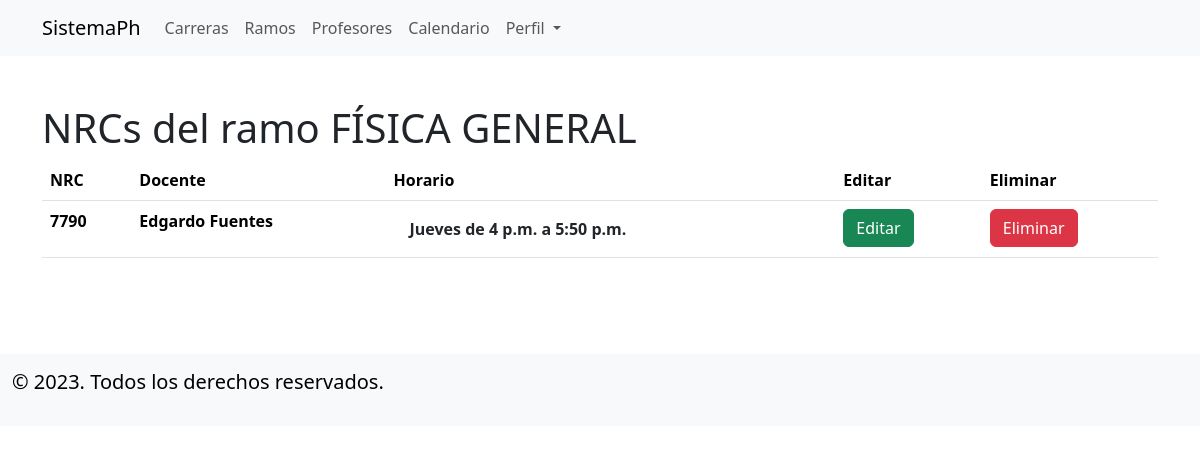
/nrcs-ramo-sec/7/ (signed in), run on the app's committed database.
### applications/carreras/models.py (models this page shows, shortened)
class Ramo(models.Model):
    nrcs = models.ManyToManyField(to='horarios.NRC', blank=True)
    nombre = models.CharField(max_length=100,blank=True)
    creditos = models.PositiveIntegerField(blank=True)
    profesores = models.ManyToManyField(to='profesores.Profesor' ,blank=True, related_name='ramos')
    carreras = models.ManyToManyField('Carrera', blank=True, related_name='ramos')
    codigo = models.CharField(max_length=8, blank=True, null=True,unique=True)
    prerrequisito = models.ManyToManyField('self',blank=True)
    correquisito = models.ManyToManyField('self',blank=True)
    semestre = models.IntegerField(blank=True, null=True)
    class Meta:
        verbose_name = 'Ramo'
        verbose_name_plural = 'Ramos'

### applications/horarios/models.py (models this page shows, shortened)
class NRC(models.Model):
    ramo_pertenece = models.ForeignKey(to='carreras.Ramo',on_delete=models.CASCADE)
    nrc_id = models.IntegerField(unique=True, blank=True, null=True)
    horarios = models.ManyToManyField(HorarioDeNrcs, blank=True)
    docentes = models.ForeignKey(Profesor,on_delete=models.CASCADE,null=True, related_name='secciones')

class HorarioDeNrcs(models.Model):
    DIA_CHOICES = (
        ('Lunes', 'Lunes'),
        ('Martes', 'Martes'),
        ('Miércoles', 'Miércoles'),
        ('Jueves', 'Jueves'),
        ('Viernes', 'Viernes'),
        ('Sábado', 'Sábado'),
        ('Domingo', 'Domingo'),
    )
    dia = models.CharField(max_length=10, choices=DIA_CHOICES)
    hora_inicio = models.TimeField()
    hora_termino = models.TimeField()
    class Meta:
        verbose_name = 'Horario'
        verbose_name_plural = 'Horarios'

### applications/profesores/models.py (models this page shows, shortened)
class Profesor(models.Model):
    def validar_rut(value):
        rut = value.upper()
        rut = rut.replace(".", "")
        rut = rut.replace("-", "")
        rut_numero = rut[:-1]
        dv_ingresado = rut[-1]
        suma = 0
        multiplicador = 2
        for i in range(len(rut_numero)-1, -1, -1):
            suma += int(rut_numero[i]) * multiplicador
            multiplicador += 1
            if multiplicador == 8:
                multiplicador = 2
        resto = suma % 11
        digito_verificador = 11 - resto
        if digito_verificador == 10:
            digito_verificador = 'K'
        elif digito_verificador == 11:
            digito_verificador = '0'
        if str(digito_verificador) != dv_ingresado:
            raise ValidationError("El RUT ingresado no es válido.")
    rut = models.CharField(max_length=100,unique=True,blank=True,validators=[validar_rut])
    nombres = models.CharField(blank=True, max_length=50)
    apellidos = models.CharField(blank=True, max_length=50)
    class Meta:
        verbose_name = 'Profesor'
        verbose_name_plural = 'Profesores'

### applications/user/views.py (the view)
class RamoDetailView(DetailView):
    model = Ramo
    template_name = "nrcs_ramos_sec.html"
    context_object_name = "NRCs"

### applications/user/templates/nrcs_ramos_sec.html (shortened to what this page needs)
{% extends 'base.html' %}
{% block content %}
{% if user.is_authenticated %}
<div class="container" style="padding-top: 3rem;">
    <div class="row">
        <div class="col-12">
            <h1>NRCs del ramo {{NRCs.nombre}} </h1>
        </div>
    </div>
            <table class="table table-hover">
                <thead>
                    <tr>
                        <th scope="col">NRC</th>
                        <th scope="col">Docente</th>
                        <th scope="col">Horario</th>
                        <th scope="col">Editar</th>
                        <th scope="col">Eliminar</th>
                    </tr>
                </thead>
                <tbody>
                    {% for nrc in object.nrcs.all %}
                    <tr>
                        <th scope="row"> {{nrc.nrc_id}} </th>
                        <th> {{nrc.docentes.nombres}} {{nrc.docentes.apellidos}} </th>
                        <th>
                            {% for horario in nrc.horarios.all %}
                            <ul class="list-group list-group-flush">
                                <li class="list-group-item">{{horario.dia}} de {{horario.hora_inicio}} a {{horario.hora_termino}}</li>
                            </ul>
                            {% endfor %}
                        </th>
                        <th> <a class="btn btn-success" href="{% url 'nrc-updt-sec' nrc.id %}" role="button">Editar</a> </th>
                        <th> <a class="btn btn-danger" href="{% url 'nrc-del-sec' nrc.id %}" role="button">Eliminar</a> </th>
                    </tr>
                    {% endfor %}
                </tbody>
            </table>
</div>
{% else %}
<div class="container" style="padding-top: 3rem;">
    <h1>Necesitas ingresar para acceder a esta información</h1>
</div>
{% endif %}
{% endblock content %}

### data on the page
Ramo: nombre "FÍSICA GENERAL"
NRC: nrc_id "7790", docentes.nombres "Edgardo", docentes.apellidos "Fuentes"
HorarioDeNrcs: dia "Jueves", hora_inicio "4 p.m.", hora_termino "5:50 p.m."
